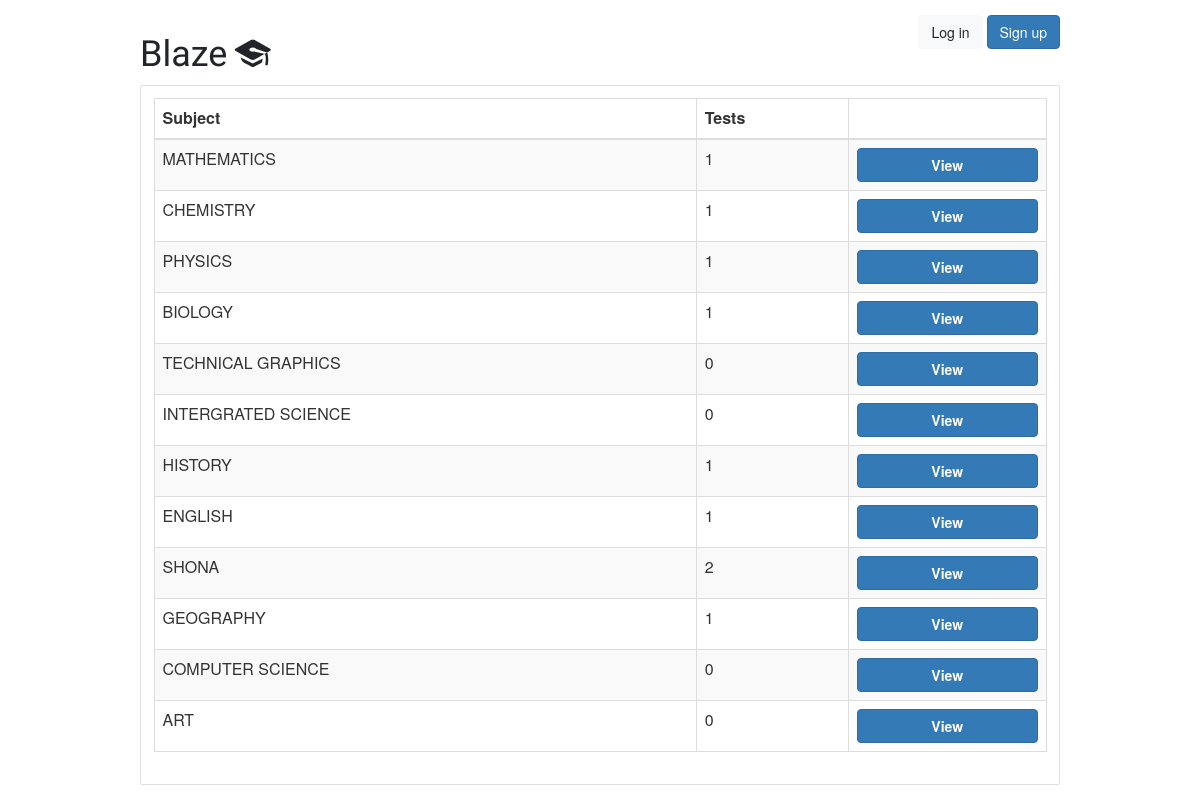
Before: /teachers/subjects with the older database file.
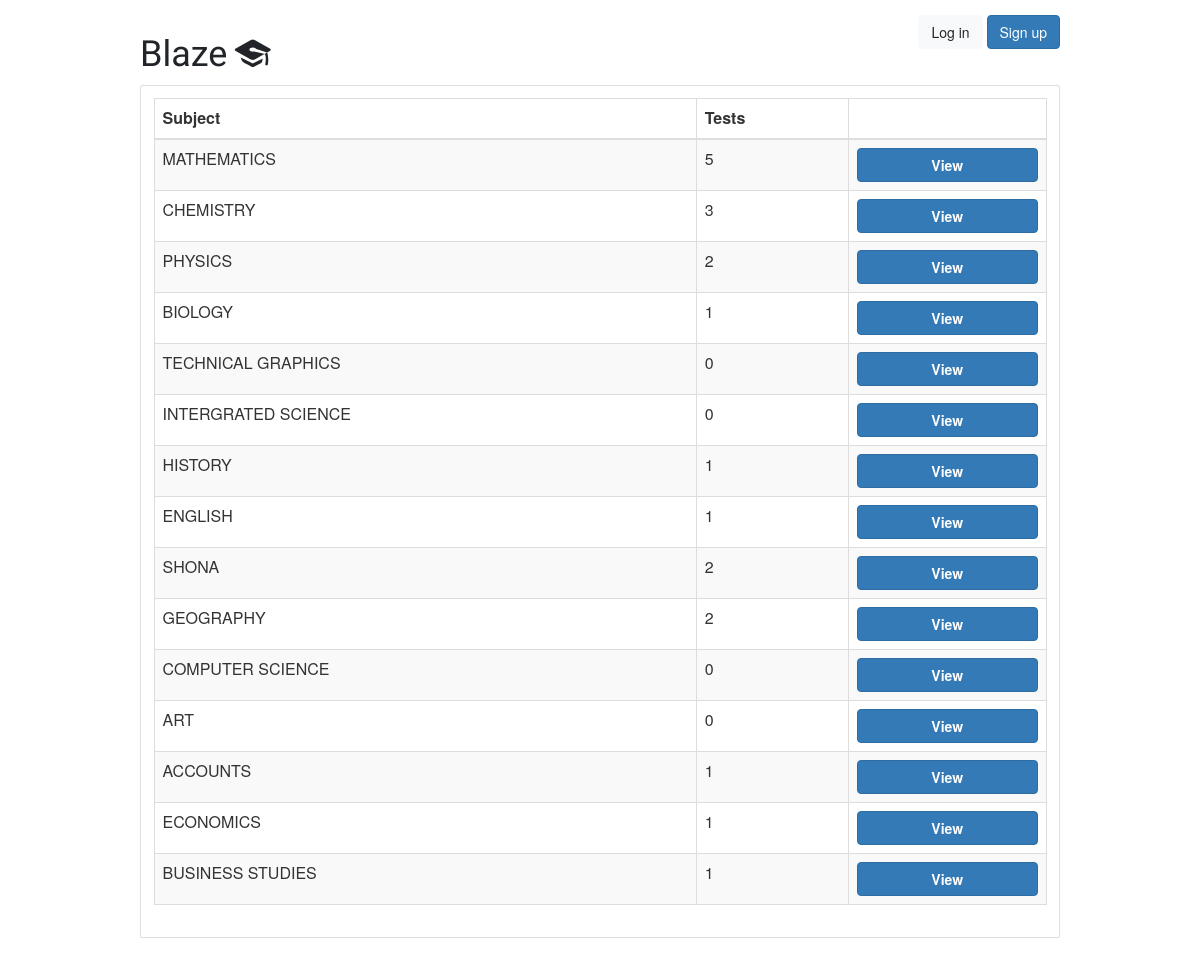
After: the same page with the newer database file.
### classroom/models.py (models this page shows, shortened)
class Subject(models.Model):
        subject_title = models.CharField(max_length=30)
        number_of_tests = models.IntegerField(default=1)
        category = models.CharField(max_length=15, choices=subject_category, blank=True, default='')

### classroom/views/teachers.py (the view)
# urls.py: path('subjects', teachers.Subjects.as_view(), name='teacher_subjects'),
class Subjects(TemplateView):
    template_name = 'classroom/teachers/teacher_subjects_view.html'
    def get_context_data(self, **kwargs):
        subjects = Subject.objects.all()
        for subject in subjects:
            tests = Test.objects.filter(subject=subject)
            subject.number_of_tests = tests.count()
        super(Subjects, self).get_context_data(**kwargs)
        context = {'subjects': subjects}
        return context

### templates/classroom/teachers/teacher_subjects_view.html (shortened to what this page needs)
{% extends 'base.html' %}
{% load static %}
{% block content %}
      <table class="table table-striped table-bordered" id="studentList" style="width:100%">
              <thead>
              <tr><td><b>Subject</b></td><td><b>Tests</b></td><td></td></tr>
              </thead>
              <tbody>
                 {% for subject in subjects %}
                  <tr>
                      <td>{{ subject.subject_title }}</td>
                      <td>{{ subject.number_of_tests }}</td>
                      <td><a href="{% url 'classroom:subject_tests' pk=subject.pk %}"><button class="btn btn-block btn-primary" ><b>View</b></button></a></td>
                   </tr>
                 {% endfor %}
              </tbody>
          </table>
{% endblock %}

### templates/base.html (shortened to what this page needs)
{% load static %}
<html lang="en">
  <head>
    <link rel="stylesheet" href="https://maxcdn.bootstrapcdn.com/bootstrap/4.0.0/css/bootstrap.min.css">
    <link rel="stylesheet" type="text/css" href="{% static 'vendor/fontello-2f186091/css/fontello.css' %}">
    <link rel="stylesheet" type="text/css" href="{% static 'css/app.css' %}">
    <link rel="stylesheet" type="text/css" href="{% static 'css/students.css' %}">
    <link rel="stylesheet" href="https://cdn.datatables.net/1.10.19/css/jquery.dataTables.min.css">
     <link rel="stylesheet" href="https://maxcdn.bootstrapcdn.com/bootstrap/3.4.0/css/bootstrap.min.css">
  </head>
  <body>
    <div class="container my-4">
      <div class="row justify-content-center">
        <div class="col-md-10 col-sm-12">
          <div class="row">
            <div class="col-6">
              <h1 class="logo">
                <a href="{% url 'home' %}" id="logo">
                  Blaze<span class="icon-graduation-cap" data-toggle="tooltip" data-placement="right" title="Student profile"></span>
                </a>
              </h1>
            </div>
            <div class="col-6 text-right">
              {% if user.is_authenticated %}
                <p class="pt-3">Logged in as <strong>{{ user.username }}</strong>. <a href="{% url 'logout' %}">Log out</a>.</p>
              {% else %}
                <a href="{% url 'login' %}" class="btn btn-light" role="button">Log in</a>
                <a href="{% url 'signup' %}" class="btn btn-primary" role="button">Sign up</a>
              {% endif %}
            </div>
          </div>
          <div class="card mb-3">
            <div class="card-body">
              {% block content %}
              {% endblock %}
            </div>
          </div>
        </div>
      </div>
    </div>
  </body>
</html>

### static/css/app.css (style rules this page uses)
.logo { font-family: 'Clicker Script', cursive; }
.logo a { color: #212529; text-decoration: none; }

### static/css/students.css (style rules this page uses)
body { background-color: #c2d4d8; }

### templates/base.html (style rules this page uses)
#logo { font-family: 'Clicker Script', cursive; }

Changed rows visible on the page:
computed for Subject "MATHEMATICS": number_of_tests "1" → "5"
computed for Subject "CHEMISTRY": number_of_tests "1" → "3"
computed for Subject "PHYSICS": number_of_tests "1" → "2"
computed for Subject "GEOGRAPHY": number_of_tests "1" → "2"
added Subject: subject_title "ACCOUNTS", number_of_tests "1"
added Subject: subject_title "ECONOMICS", number_of_tests "1"
added Subject: subject_title "BUSINESS STUDIES", number_of_tests "1"
